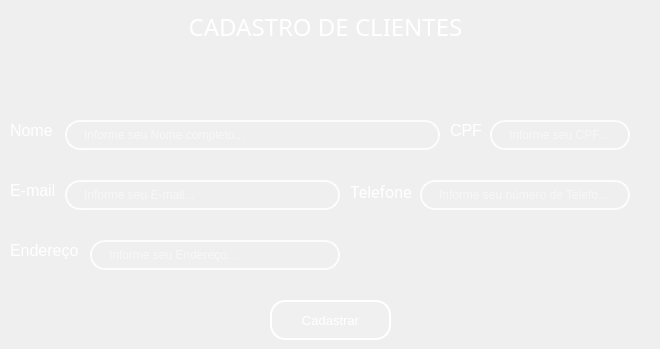
    <widget class="QWidget" name="page_2">
     <widget class="QLabel" name="label_43">
      <property name="geometry">
       <rect>
        <x>0</x>
        <y>0</y>
        <width>651</width>
        <height>55</height>
       </rect>
      </property>
      <property name="font">
       <font>
        <family>Montserrat Medium</family>
        <pointsize>14</pointsize>
        <italic>false</italic>
       </font>
      </property>
      <property name="styleSheet">
       <string notr="true">background-color: qlineargradient(spread:pad, x1:0, y1:0, x1:0, y1:1, 
                                 stop:0 rgba(0, 50, 150, 255), 
                                 stop:1 rgba(51, 156, 255, 255));
</string>
      </property>
      <property name="text">
       <string>&lt;html&gt;&lt;head/&gt;&lt;body&gt;&lt;p align=&quot;center&quot;&gt;&lt;span style=&quot; font-size:18pt; color:#ffffff;&quot;&gt;CADASTRO DE CLIENTES&lt;/span&gt;&lt;/p&gt;&lt;/body&gt;&lt;/html&gt;</string>
      </property>
     </widget>
     <widget class="QLabel" name="label_email">
      <property name="geometry">
       <rect>
        <x>10</x>
        <y>180</y>
        <width>44</width>
        <height>20</height>
       </rect>
      </property>
      <property name="font">
       <font>
        <family>MS Shell Dlg 2</family>
        <pointsize>12</pointsize>
        <weight>50</weight>
        <italic>false</italic>
        <bold>false</bold>
       </font>
      </property>
      <property name="styleSheet">
       <string notr="true">QLabel {
    background: transparent;
    color: white; /* ou o azul da paleta: #339CFF */
    border: 1one;
    padding: 0px;
}</string>
      </property>
      <property name="text">
       <string>E-mail</string>
      </property>
     </widget>
     <widget class="QLineEdit" name="lineEdit_email">
      <property name="geometry">
       <rect>
        <x>65</x>
        <y>180</y>
        <width>275</width>
        <height>30</height>
       </rect>
      </property>
      <property name="styleSheet">
       <string notr="true">QLineEdit {
    /* Borda e fundo */
    border: 2px solid rgba(255, 255, 255, 200);
    border-radius: 15px;
    background-color: rgba(0, 0, 0, 0); /* Totalmente transparente */
    
    /* Espaçamento interno */
    padding: 5px 15px;
    
    /* Cor do texto */
    color: white;
    
    /* Melhora a renderização */
    background-clip: padding-box;
}

/* Efeito ao focar */
QLineEdit:focus {
    border: 2px solid rgba(255, 255, 255, 255);
    background-color: rgba(255, 255, 255, 36);
}</string>
      </property>
      <property name="placeholderText">
       <string>Informe seu E-mail...</string>
      </property>
     </widget>
     <widget class="QLabel" name="label_user_4">
      <property name="geometry">
       <rect>
        <x>350</x>
        <y>182</y>
        <width>65</width>
        <height>20</height>
       </rect>
      </property>
      <property name="font">
       <font>
        <family>Roboto</family>
        <pointsize>12</pointsize>
        <weight>50</weight>
        <italic>false</italic>
        <bold>false</bold>
       </font>
      </property>
      <property name="styleSheet">
       <string notr="true">QLabel {
    background: transparent;
    color: white; /* ou o azul da paleta: #339CFF */
    border: 1one;
    padding: 0px;
}</string>
      </property>
      <property name="text">
       <string>Telefone</string>
      </property>
     </widget>
     <widget class="QLineEdit" name="lineEdit_phone">
      <property name="geometry">
       <rect>
        <x>420</x>
        <y>180</y>
        <width>210</width>
        <height>30</height>
       </rect>
      </property>
      <property name="styleSheet">
       <string notr="true">QLineEdit {
    /* Borda e fundo */
    border: 2px solid rgba(255, 255, 255, 200);
    border-radius: 15px;
    background-color: rgba(0, 0, 0, 0); /* Totalmente transparente */
    
    /* Espaçamento interno */
    padding: 5px 15px;
    
    /* Cor do texto */
    color: white;
    
    /* Melhora a renderização */
    background-clip: padding-box;
}

/* Efeito ao focar */
QLineEdit:focus {
    border: 2px solid rgba(255, 255, 255, 255);
    background-color: rgba(255, 255, 255, 36);
}</string>
      </property>
      <property name="placeholderText">
       <string>Informe seu número de Telefone...</string>
      </property>
     </widget>
     <widget class="QPushButton" name="Button_cadstr">
      <property name="geometry">
       <rect>
        <x>270</x>
        <y>300</y>
        <width>121</width>
        <height>40</height>
       </rect>
      </property>
      <property name="font">
       <font>
        <pointsize>10</pointsize>
       </font>
      </property>
      <property name="styleSheet">
       <string notr="true">QPushButton {
    background-color: rgba(255, 255, 255, 0.5);
    border: 5px solid rgba(255, 255, 255, 0.3); /* Borda branca translúcida */
    color: #333333; /* Texto totalmente opaco */
}

QPushButton:hover {
    background-color: rgba(207, 216, 220, 100);
    border-color:rgba(255, 255, 255,255);
    
}

QPushButton:pressed {
    background-color: #A0B2C8; /* Azul acinzentado */
border-color: #003366; /* Azul escuro */
color: #003366;
}
 QPushButton{border: 2px solid rgba(255, 255, 255, 200);
    border-radius: 15px;
    background-color: rgba(0, 0, 0, 0); /* Totalmente transparente */
    
    /* Espaçamento interno */
    padding: 5px 15px;
    
    /* Cor do texto */
    color: white;
    
    /* Melhora a renderização */
    background-clip: padding-box;
}

/* Efeito ao focar */
QPushButton {
    border: 2px solid rgba(255, 255, 255, 255);
    background-color: rgba(255, 255, 255, 20);
}</string>
      </property>
      <property name="text">
       <string>Cadastrar</string>
      </property>
     </widget>
     <widget class="QLabel" name="label_user_5">
      <property name="geometry">
       <rect>
        <x>10</x>
        <y>240</y>
        <width>70</width>
        <height>20</height>
       </rect>
      </property>
      <property name="font">
       <font>
        <family>MS Shell Dlg 2</family>
        <pointsize>12</pointsize>
        <weight>50</weight>
        <italic>false</italic>
        <bold>false</bold>
       </font>
      </property>
      <property name="styleSheet">
       <string notr="true">QLabel {
    background: transparent;
    color: white; /* ou o azul da paleta: #339CFF */
    border: 1one;
    padding: 0px;
}</string>
      </property>
      <property name="text">
       <string>Endereço</string>
      </property>
     </widget>
     <widget class="QLineEdit" name="lineEdit_endereco">
      <property name="geometry">
       <rect>
        <x>90</x>
        <y>240</y>
        <width>250</width>
        <height>30</height>
       </rect>
      </property>
      <property name="styleSheet">
       <string notr="true">QLineEdit {
    /* Borda e fundo */
    border: 2px solid rgba(255, 255, 255, 200);
    border-radius: 15px;
    background-color: rgba(0, 0, 0, 0); /* Totalmente transparente */
    
    /* Espaçamento interno */
    padding: 5px 15px;
    
    /* Cor do texto */
    color: white;
    
    /* Melhora a renderização */
    background-clip: padding-box;
}

/* Efeito ao focar */
QLineEdit:focus {
    border: 2px solid rgba(255, 255, 255, 255);
    background-color: rgba(255, 255, 255, 36);
}</string>
      </property>
      <property name="placeholderText">
       <string>Informe seu Endereço...</string>
      </property>
     </widget>
     <widget class="QLineEdit" name="lineEdit_cpf">
      <property name="geometry">
       <rect>
        <x>490</x>
        <y>120</y>
        <width>140</width>
        <height>30</height>
       </rect>
      </property>
      <property name="styleSheet">
       <string notr="true">QLineEdit {
    /* Borda e fundo */
    border: 2px solid rgba(255, 255, 255, 200);
    border-radius: 15px;
    background-color: rgba(0, 0, 0, 0); /* Totalmente transparente */
    
    /* Espaçamento interno */
    padding: 5px 15px;
    
    /* Cor do texto */
    color: white;
    
    /* Melhora a renderização */
    background-clip: padding-box;
}

/* Efeito ao focar */
QLineEdit:focus {
    border: 2px solid rgba(255, 255, 255, 255);
    background-color: rgba(255, 255, 255, 36);
}</string>
      </property>
      <property name="placeholderText">
       <string>Informe seu CPF...</string>
      </property>
     </widget>
     <widget class="QLabel" name="label_user_3">
      <property name="geometry">
       <rect>
        <x>450</x>
        <y>122</y>
        <width>38</width>
        <height>16</height>
       </rect>
      </property>
      <property name="font">
       <font>
        <family>MS Shell Dlg 2</family>
        <pointsize>12</pointsize>
        <weight>50</weight>
        <italic>false</italic>
        <bold>false</bold>
       </font>
      </property>
      <property name="styleSheet">
       <string notr="true">QLabel {
    background: transparent;
    color: white; /* ou o azul da paleta: #339CFF */
    border: 1one;
    padding: 0px;
}</string>
      </property>
      <property name="text">
       <string>CPF    </string>
      </property>
     </widget>
     <widget class="QLabel" name="label_name">
      <property name="geometry">
       <rect>
        <x>10</x>
        <y>120</y>
        <width>45</width>
        <height>20</height>
       </rect>
      </property>
      <property name="font">
       <font>
        <pointsize>12</pointsize>
       </font>
      </property>
      <property name="styleSheet">
       <string notr="true">QLabel {
    background: transparent;
    color: white; /* ou o azul da paleta: #339CFF */
    border: 1one;
    padding: 0px;
}</string>
      </property>
      <property name="text">
       <string>Nome</string>
      </property>
     </widget>
     <widget class="QLineEdit" name="lineEdit_name">
      <property name="geometry">
       <rect>
        <x>65</x>
        <y>120</y>
        <width>375</width>
        <height>30</height>
       </rect>
      </property>
      <property name="styleSheet">
       <string notr="true">QLineEdit {
    /* Borda e fundo */
    border: 2px solid rgba(255, 255, 255, 200);
    border-radius: 15px;
    background-color: rgba(0, 0, 0, 0); /* Totalmente transparente */
    
    /* Espaçamento interno */
    padding: 5px 15px;
    
    /* Cor do texto */
    color: white;
    
    /* Melhora a renderização */
    background-clip: padding-box;
}

/* Efeito ao focar */
QLineEdit:focus {
    border: 2px solid rgba(255, 255, 255, 255);
    background-color: rgba(255, 255, 255, 36);
}</string>
      </property>
      <property name="placeholderText">
       <string>Informe seu Nome completo...</string>
      </property>
     </widget>
    </widget>
